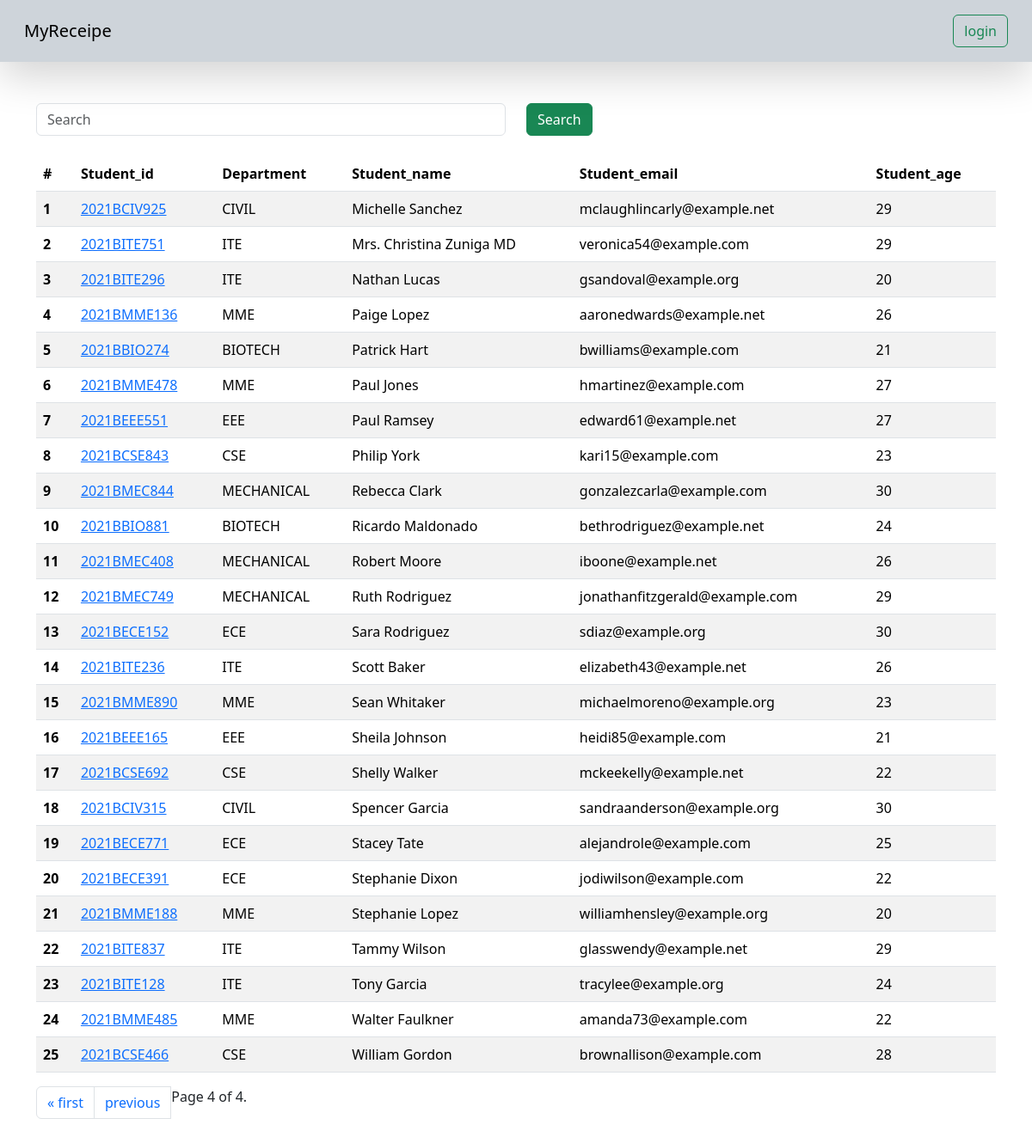
Page /students/?page=4 on the committed database.
### vege/models.py (models this page shows, shortened)
class Student(models.Model):
    department=models.ForeignKey(Department,related_name="depart",on_delete=models.CASCADE)
    student_id=models.OneToOneField(StudentID,related_name="studentid",on_delete=models.CASCADE)
    student_name=models.CharField(max_length=100)
    student_email=models.EmailField(unique=True)
    student_age=models.IntegerField(default=18)
    student_address=models.TextField()
    class Meta:
        ordering=['student_name']
        verbose_name="student"

class StudentID(models.Model):
    student_id=models.CharField(max_length=100)
    def __str__(self) -> str:
        return self.student_id

class Department(models.Model):
    department=models.CharField(max_length=100)
    def __str__(self) -> str:
        return self.department
    class Meta:
        ordering=['department']

### vege/views.py (the view, shortened to what this page needs)
# urls.py: path('students/',get_students,name='get_students'),
def get_students(request):
    queryset=Student.objects.all()
    ranks=Student.objects.annotate(marks=Sum('studentmarks__marks')).order_by('-marks','-student_age')
    paginator = Paginator(queryset, 25)  # Show 25 student per page.
    page_number = request.GET.get("page",1)
    page_obj = paginator.get_page(page_number)
    return render(request,'report/student.html',{'queryset':page_obj})

### vege/templates/report/student.html (shortened to what this page needs)
{% extends "base.html" %}
{% block start %}
<div class="container mt-5" style="margin-bottom:50px">
    <form class="mb-4">
<div class="row">
  <div class="col-md-6">
    <input class="form-control" name="search" placeholder="Search">
  </div>
  <div class="col-md-6">
    <button class="btn btn-success">Search</button>
    </div>
</div>
</form>
    <table class="table table-striped">
        <thead>
          <tr>
            <th scope="col">#</th>
            <th scope="col">Student_id</th>
            <th scope="col">Department</th>
            <th scope="col">Student_name</th>
            <th scope="col">Student_email</th>
            <th scope="col">Student_age</th>
          </tr>
        </thead>
        <tbody>
          {% for st in queryset%}
          <tr>
            <th >{{forloop.counter}}</th>
            <td>
             <a href="{% url 'see_marks' st.student_id %}">
              {{st.student_id}}
            </a>
          </td>
            <td>{{st.department}}</td>
            <td>{{st.student_name}}</td>
            <td>{{st.student_email}}</td>
            <td>{{st.student_age}}</td>
          </tr>
          {% endfor %}
        </tbody>
      </table>
<nav aria-label="Page navigation example">
        <ul class="pagination">
            {% if queryset.has_previous %}
            <li class="page-item"><a class="page-link" href="?page=1">&laquo; first</a></li>
            <li class="page-item">  <a class="page-link" href="?page={{ queryset.previous_page_number }}">previous</a></li>
            {% endif %}
            <span class="current">
                Page {{ queryset.number }} of {{ queryset.paginator.num_pages }}.
            </span>
      </ul>
      </nav>
    </div>
{% endblock %}

### rows in the picture
Student: student_id "2021BCIV925", department "CIVIL", student_name "Michelle Sanchez", student_email "mclaughlincarly@example.net", student_age "29"
Student: student_id "2021BITE751", department "ITE", student_name "Mrs. Christina Zuniga MD", student_email "veronica54@example.com", student_age "29"
Student: student_id "2021BITE296", department "ITE", student_name "Nathan Lucas", student_email "gsandoval@example.org", student_age "20"
Student: student_id "2021BMME136", department "MME", student_name "Paige Lopez", student_email "aaronedwards@example.net", student_age "26"
Student: student_id "2021BBIO274", department "BIOTECH", student_name "Patrick Hart", student_email "bwilliams@example.com", student_age "21"
Student: student_id "2021BMME478", department "MME", student_name "Paul Jones", student_email "hmartinez@example.com", student_age "27"
Student: student_id "2021BEEE551", department "EEE", student_name "Paul Ramsey", student_email "edward61@example.net", student_age "27"
Student: student_id "2021BCSE843", department "CSE", student_name "Philip York", student_email "kari15@example.com", student_age "23"
Student: student_id "2021BMEC844", department "MECHANICAL", student_name "Rebecca Clark", student_email "gonzalezcarla@example.com", student_age "30"
Student: student_id "2021BBIO881", department "BIOTECH", student_name "Ricardo Maldonado", student_email "bethrodriguez@example.net", student_age "24"
Student: student_id "2021BMEC408", department "MECHANICAL", student_name "Robert Moore", student_email "iboone@example.net", student_age "26"
Student: student_id "2021BMEC749", department "MECHANICAL", student_name "Ruth Rodriguez", student_email "jonathanfitzgerald@example.com", student_age "29"
Student: student_id "2021BECE152", department "ECE", student_name "Sara Rodriguez", student_email "sdiaz@example.org", student_age "30"
Student: student_id "2021BITE236", department "ITE", student_name "Scott Baker", student_email "elizabeth43@example.net", student_age "26"
Student: student_id "2021BMME890", department "MME", student_name "Sean Whitaker", student_email "michaelmoreno@example.org", student_age "23"
Student: student_id "2021BEEE165", department "EEE", student_name "Sheila Johnson", student_email "heidi85@example.com", student_age "21"
Student: student_id "2021BCSE692", department "CSE", student_name "Shelly Walker", student_email "mckeekelly@example.net", student_age "22"
Student: student_id "2021BCIV315", department "CIVIL", student_name "Spencer Garcia", student_email "sandraanderson@example.org", student_age "30"
Student: student_id "2021BECE771", department "ECE", student_name "Stacey Tate", student_email "alejandrole@example.com", student_age "25"
Student: student_id "2021BECE391", department "ECE", student_name "Stephanie Dixon", student_email "jodiwilson@example.com", student_age "22"
Student: student_id "2021BMME188", department "MME", student_name "Stephanie Lopez", student_email "williamhensley@example.org", student_age "20"
Student: student_id "2021BITE837", department "ITE", student_name "Tammy Wilson", student_email "glasswendy@example.net", student_age "29"
Student: student_id "2021BITE128", department "ITE", student_name "Tony Garcia", student_email "tracylee@example.org", student_age "24"
Student: student_id "2021BMME485", department "MME", student_name "Walter Faulkner", student_email "amanda73@example.com", student_age "22"
Student: student_id "2021BCSE466", department "CSE", student_name "William Gordon", student_email "brownallison@example.com", student_age "28"

### other values in the picture
{{ queryset.number }} "4"
{{ queryset.paginator.num_pages }} "4"
